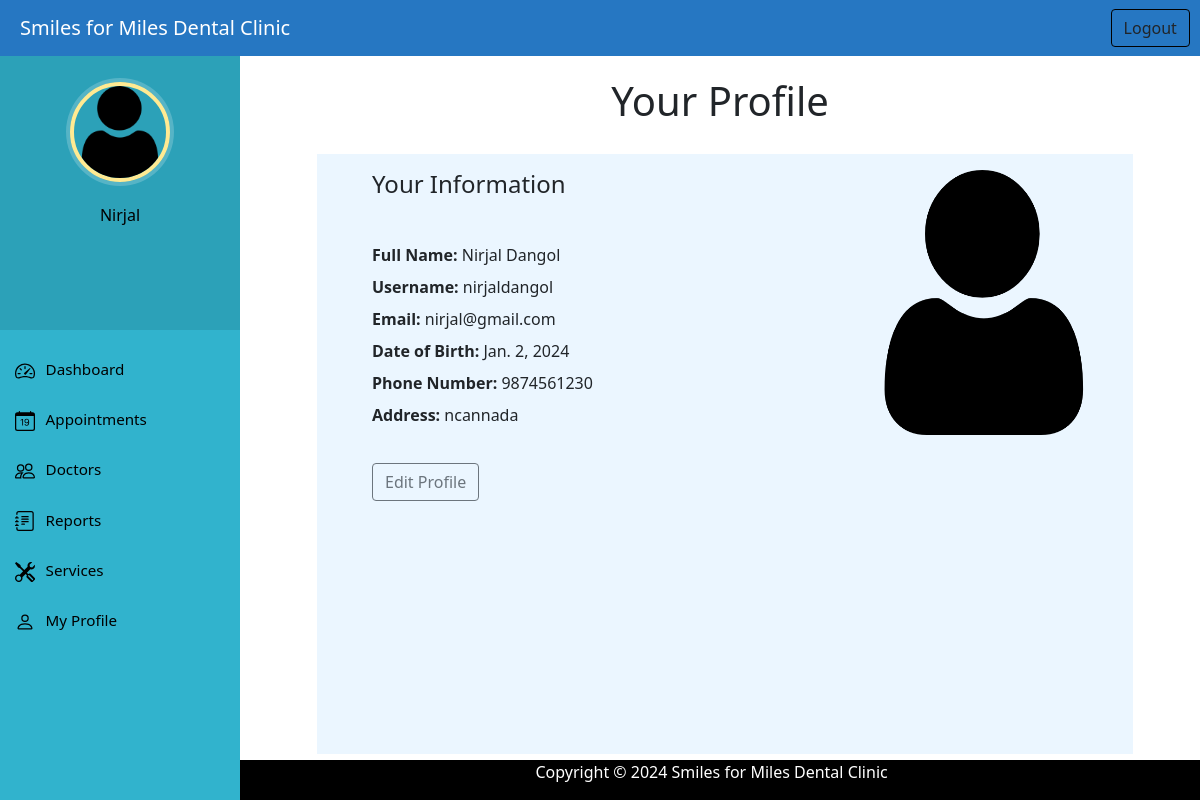
Screenshot of /user_view_profile (signed in) with the database file from the repository.
### home/models.py (models this page shows, shortened)
class PatientUser(models.Model):
    user=models.OneToOneField(User, null=True, blank=False,on_delete=models.CASCADE)
    date_of_birth = models.DateField()
    phone_number = models.CharField(max_length=15)
    address = models.CharField(max_length=50)
    profile_picture = models.ImageField(upload_to='profile_pic/user_profile_pic/', default='img/defaultuser.png')

### home/views.py (the view)
# urls.py: path('user_view_profile', views.user_view_profile,name='user_view_profile'),
@login_required(login_url='/login')
@user_passes_test(is_patient)
def user_view_profile(request):
    patientUser = PatientUser.objects.get(user=request.user.id)
    Patient = PatientUser.objects.filter(user=request.user)
    return render(request,'user_view_profile.html', {'patientUser':patientUser, 'Patient':Patient})

### home/views.py (called while the page is built)
def is_patient(user):
    return user.groups.filter(name='PATIENT').exists()

### templates/user_view_profile.html (shortened to what this page needs)
{% extends 'userbase.html' %}
{% load static %}
{% block content %}
<h1 class="text-center" style="margin-top: 3%; margin-bottom: 3%;">Your Profile</h1>
<div class="profile">
    {% for p in Patient %}
    <div class="row">
        <div class="col-8" style="padding-left: 8%; padding-top: 2%;">
            <h4>Your Information</h4>
            <br>
            <h9><strong>Full Name: </strong>{{ p.user.first_name }} {{ p.user.last_name }}</h9>
            <br>
            <h9><strong>Username: </strong>{{ p.user.username }}</h9>
            <br>
            <h9><strong>Email: </strong>{{ p.user.email }}</h9>
            <br>
            <h9><strong>Date of Birth: </strong>{{ p.date_of_birth }}</h9>
            <br>
            <h9><strong>Phone Number: </strong>{{ p.phone_number }}</h9>
            <br>
            <h9><strong>Address: </strong>{{ p.address }}</h9>
            <br><br>
            <a class="btn btn-outline-secondary" href="/user_edit_profile">Edit Profile</a>
        </div>
        <div class="col-4" style="padding: 2% 5% 0 0;">
            <img src="{% static p.profile_picture .url %}" width="100%" height="80%" class="card-img-top" alt="...">
        </div>
      </div>
      {% endfor %}
</div>
{% endblock content %}

### templates/userbase.html (shortened to what this page needs)
<!doctype html>
<html lang="en">
<head>
  {% load static %}
  <link rel="stylesheet" href="{% static 'css/dashboardstyle.css' %}">
  <link rel="stylesheet" href="https://cdn.datatables.net/1.11.5/css/jquery.dataTables.min.css">
  <link rel="stylesheet" href="https://cdn.datatables.net/buttons/2.2.2/css/buttons.dataTables.min.css">
  <link href="https://cdn.jsdelivr.net/npm/bootstrap@5.1.3/dist/css/bootstrap.min.css" rel="stylesheet"
>
</head>
<body>
  <nav class="menu" tabindex="0">
    <header class="avatar" style="height: 35%;">
      <img src="{% static patientUser.profile_picture .url %}" width="50px" height="100px"/>
      <br><br>
      <h6 style="color: black;">{{user.first_name}}</h6>
    </header>
    <ul>
      <li tabindex="0" class="icon-dashboard"> <a style="color:black; text-decoration:none;" href="/userdashboard"><span>Dashboard</span></a> </li>
      <li tabindex="0" class="icon-calendar"> <a style="color:black; text-decoration:none;" href="/userappointment"><span>Appointments</span></a></li>
      <li tabindex="0" class="icon-doctor"> <a style="color:black; text-decoration:none;" href="/user_view_doctors"><span>Doctors</span></a></li>
      <li tabindex="0" class="icon-report"> <a style="color:black; text-decoration:none;" href="/user_view_reports"><span>Reports</span></a></li>
      <li tabindex="0" class="icon-service"> <a style="color:black; text-decoration:none;" href="/user_view_services"><span>Services</span></a></li>
      <li tabindex="0" class="icon-profile"> <a style="color:black; text-decoration:none;" href="/user_view_profile"><span>My Profile</span></a></li>
    </ul>
  </nav>
  <main>
    <div class="bs-example">
      <nav class="navbar navbar-expand-md  navbar-dark fixed-top" style="background:#2677C2;">
        <a href="/userdashboard" class="navbar-brand" style="margin-left: 20px;">Smiles for Miles Dental Clinic</a>
        <div class="collapse navbar-collapse justify-content-between" id="navbarCollapse">
          <div class="navbar-nav" style=" margin-left: 90%;">
              <a type="button" class="btn" onclick="return confirm('Are you sure you want to logout?')" href="/logout" style="border-color: black;">Logout</a>
          </div>
        </div>
      </nav>
    </div>
    <br><br>
    {% block content %}
    {% endblock content %}
    <footer style="position: fixed; left: 0; bottom: 0; width: 100%;">
      <div class="container">
        <div class="row">
          <div class="col-md-12 col-sm-12">
            <div style="color:#ffffff; padding-left: 20%;" class="wow fadeInUp footer-copyright">
              <p> Copyright &copy; 2024 Smiles for Miles Dental Clinic </p>
            </div>
          </div>
        </div>
      </div>
    </footer>
  </main>
</body>
</html>

### static/css/dashboardstyle.css (style rules this page uses)
a:link { text-decoration: none; }
a { color: white; }
footer { padding: 0px 0px 0px 0px; background-color: black; margin: 0px; }
p { text-align: center; }
h6 { color: black; }
body { padding-left: 240px; color: black; }
main { position: relative; height: 100vh; }
.menu { background: #31b3cd; height: 100vh; width: 240px; position: fixed; top: 50px; left: 0; z-index: 5; outline: none; }
.menu .avatar { background: rgba(0, 0, 0, 0.1); padding: 2em 0.5em; text-align: center; }
.menu .avatar img { width: 100px; border-radius: 50%; overflow: hidden; border: 4px solid #ffea92; box-shadow: 0 0 0 4px rgba(255, 255, 255, 0.2); }
.menu ul { list-style: none; padding: 1em 0; margin: 0; }
.menu ul li { padding: 0.8em 1em 1em 3em; font-size: 0.95em; font-weight: regular; background-repeat: no-repeat; background-position: left 15px center; background-size: auto 20px; transition: all 0.15s linear; cursor: pointer; }
.menu ul li.icon-dashboard { background-image: url("../img/dashboard.svg"); }
.menu ul li.icon-report { background-image: url("../img/report.svg"); }
.menu ul li.icon-doctor { background-image: url("../img/people.svg"); }
.menu ul li.icon-calendar { background-image: url("../img/calendar.svg"); }
.menu ul li.icon-service { background-image: url("../img/service.svg"); }
.menu ul li.icon-profile { background-image: url("../img/person.svg"); }

### templates/user_view_profile.html (style rules this page uses)
.profile { background-color: #EBF6FF; width: 85%; height: 75%; margin-left: 8%; line-height: 200%; }

### rows the page displays
PatientUser: profile_picture (placeholder picture), user.first_name "Nirjal", user.last_name "Dangol", user.username "nirjaldangol", user.email "nirjal@gmail.com", date_of_birth "Jan. 2, 2024", phone_number "9874561230", address "ncannada"

### other values shown
{{ user.first_name }} "Nirjal"
